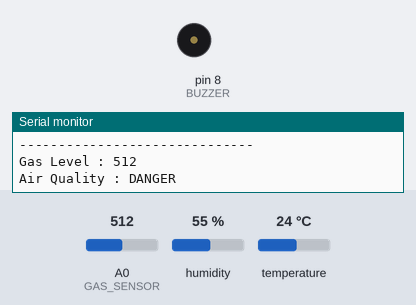
The sketch below on a simulated Arduino Uno, built with avr-gcc and run on an emulated ATmega328P. Shown: buzzer (waves = sounding), the last lines printed to the serial monitor. The test bench sets the inputs (shaded band); at power-on: A0 (GAS_SENSOR) = 512, humidity 55 %, temperature 24 °C.

Above: at 3.8 s.
3.9 s: A0 (GAS_SENSOR) set to 209
11.1 s: A0 (GAS_SENSOR) set to 192
At 11.9 s:
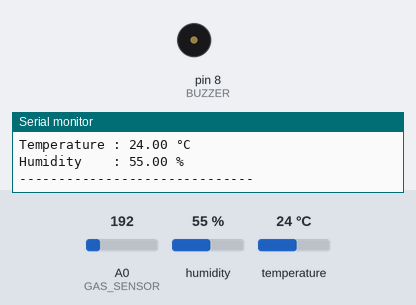
15.7 s: A0 (GAS_SENSOR) set to 306
At 16.7 s:
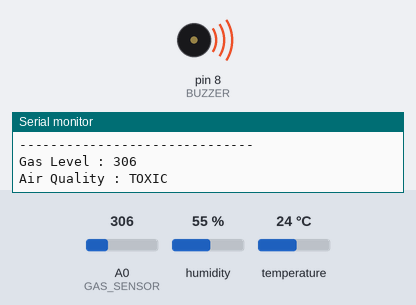
21.3 s: A0 (GAS_SENSOR) set to 190
At 22.2 s:
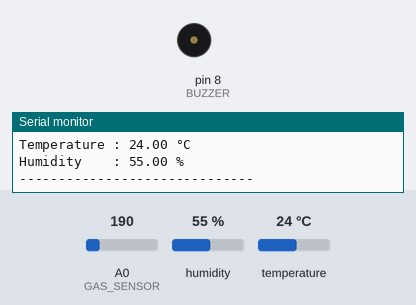
25.2 s: A0 (GAS_SENSOR) set to 210
At 26.8 s:
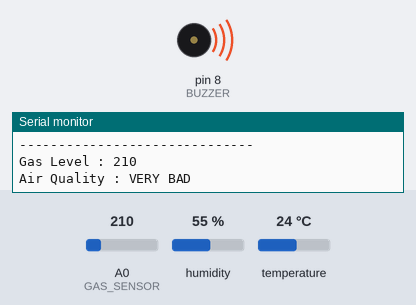
Timing chart, 0 to 34.2 s (numbered marks = the images above; inputs shaded):
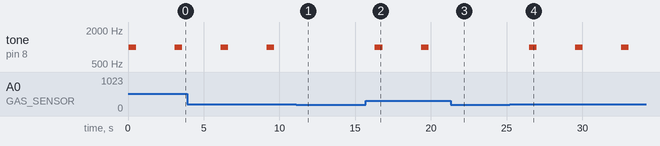

The sketch:

aqi.ino
```cpp
#include <DHT.h>

/* -------- Pin Definitions -------- */
#define GAS_SENSOR A0
#define DHTPIN 2
#define BUZZER 8
#define DHTTYPE DHT11

/* -------- Create DHT Object -------- */
DHT dht(DHTPIN, DHTTYPE);

/* -------- Variables -------- */
int gasLevel = 0;
String quality = "";

/* -------- Gas Sensor Function -------- */
void airSensor() {

  gasLevel = analogRead(GAS_SENSOR);

  if (gasLevel < 151) {
    quality = "GOOD";
  }
  else if (gasLevel < 200) {
    quality = "POOR";
  }
  else if (gasLevel < 300) {
    quality = "VERY BAD";
  }
  else if (gasLevel < 500) {
    quality = "TOXIC";
  }
  else {
    quality = "DANGER";
  }

  /* ---- Print Gas Data ---- */
  Serial.print("Gas Level : ");
  Serial.println(gasLevel);

  Serial.print("Air Quality : ");
  Serial.println(quality);

  /* ---- Buzzer Alert ---- */
  if (gasLevel >= 200) {   // VERY BAD or higher
    tone(BUZZER, 1000);    // Buzzer ON
    delay(500);            // Beep duration
    noTone(BUZZER);        // Buzzer OFF
    delay(500);           // 1 second gap
  }
}

/* -------- DHT Sensor Function -------- */
void readDHT() {

  float humidity = dht.readHumidity();
  float temperature = dht.readTemperature();

  if (isnan(humidity) || isnan(temperature)) {
    Serial.println("Failed to read from DHT sensor!");
    return;
  }

  Serial.print("Temperature : ");
  Serial.print(temperature);
  Serial.println(" °C");

  Serial.print("Humidity    : ");
  Serial.print(humidity);
  Serial.println(" %");
}

/* -------- Setup -------- */
void setup() {

  Serial.begin(9600);

  pinMode(GAS_SENSOR, INPUT);
  pinMode(BUZZER, OUTPUT);

  dht.begin();

  Serial.println("Air Quality Monitoring System");
  Serial.println("------------------------------");
}

/* -------- Main Loop -------- */
void loop() {

  airSensor();     // Read gas sensor
  readDHT();       // Read temperature & humidity

  Serial.println("------------------------------");

  delay(2000);     // 2 second interval
}
```

Measured:
- after the input at 11.1 s, tone on pin 8 (BUZZER): stays silent (without the input it goes to 1000 Hz after 1.1 s)
- after the input at 15.7 s, tone on pin 8 (BUZZER): alternates 1000 Hz for 0.50 s and silent for 2.5 s, starting after 0.61 s
- after the input at 21.3 s, tone on pin 8 (BUZZER): stays silent (without the input it goes to 1000 Hz after 1.1 s)
- after the input at 25.2 s, tone on pin 8 (BUZZER): alternates 1000 Hz for 0.50 s and silent for 2.5 s, starting after 1.3 s
- by itself, tone on pin 8 (BUZZER): alternates 1000 Hz for 0.50 s and silent for 2.5 s
